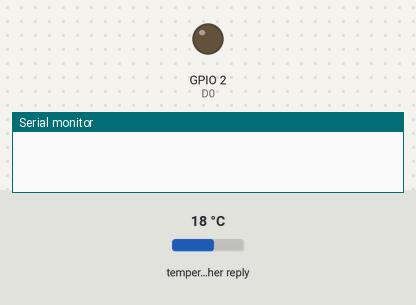
This program was run on a simulated ESP32. On the bench: output pins drawn as LEDs (lit = HIGH), the last lines printed to the serial monitor. The inputs (shaded band) are chosen by the test bench; at power-on: temperature in the weather reply 18 °C. WiFi joins after 1.5 s; servers stay silent unless stated; web services answer with replies made up by the test bench.

Above: at 0.1 s.
At 1.8 s:
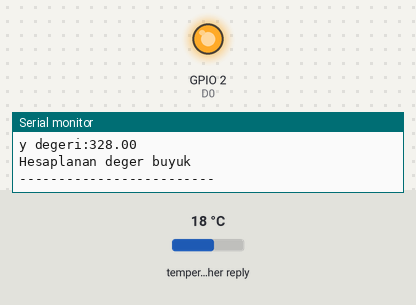
Timing chart, 0 to 3.3 s (numbered marks = the images above):
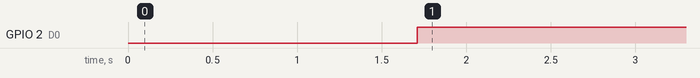

The program:

main.cpp
```cpp
#include <Arduino.h>
#include <WiFi.h>
#include <HTTPClient.h>


const char* ssid = "S23 FE";
const char* password = "29101923";

#define x 82


#define D0 2

String url = "http://api.openweathermap.org/data/2.5/weather?q=istanbul&units=metric&appid=3d97fed8045e567b0738dbf8cacc4369";

void setup() {
  Serial.begin(115200);
  pinMode(D0, OUTPUT);

  WiFi.begin(ssid, password);
  while (WiFi.status() != WL_CONNECTED) {
    delay(500);
  }

  Serial.println("Bağlantı sağlandı...");
  Serial.print("Alınan IP adresi: ");
  Serial.println(WiFi.localIP());
}

void loop() {
  if (WiFi.status() == WL_CONNECTED) {
    HTTPClient http;
    http.begin(url);

    Serial.println("WEB sunucusuna baglandi");
    int httpCode = http.GET();

    if (httpCode > 0) {
      String payload = http.getString();


      int minIndex = payload.indexOf("\"temp_min\":") + 11;
      int minEnd = payload.indexOf(",", minIndex);
      if (minEnd == -1) minEnd = payload.indexOf("}", minIndex);
      String temp_min_str = payload.substring(minIndex, minEnd);
      float min_sicaklik = temp_min_str.toFloat();


      int maxIndex = payload.indexOf("\"temp_max\":") + 11;
      int maxEnd = payload.indexOf(",", maxIndex);
      if (maxEnd == -1) maxEnd = payload.indexOf("}", maxIndex);
      String temp_max_str = payload.substring(maxIndex, maxEnd);
      float max_sicaklik = temp_max_str.toFloat();


      if (temp_min_str.length() > 0 && temp_max_str.length() > 0) {
        Serial.print("Istanbul ili min sicaklik degeri: ");
        Serial.println(min_sicaklik);
        Serial.print("Istanbul ili max sicaklik degeri: ");
        Serial.println(max_sicaklik);
        Serial.print("Ogrenci nosunun son uc hanesi:");
        Serial.println(x);


        float y = (max_sicaklik - min_sicaklik) * x;
        Serial.print("y degeri:");
        Serial.println(y);


        if (y > 10.0) {
          digitalWrite(D0, HIGH);
          Serial.println("Hesaplanan deger buyuk");
        } else {
          digitalWrite(D0, LOW);
          Serial.println("Hesaplanan deger kucuk");
        }
      }
    } else {
      Serial.println("Hata: HTTP istegi basarisiz.");
    }
    http.end();
  } else {
    Serial.println("WiFi baglantisi koptu.");
  }

  Serial.println("-------------------------");
  delay(10000);
}
```

Measured:
- by itself, GPIO 2 (D0): LOW → HIGH at 1.7 s
